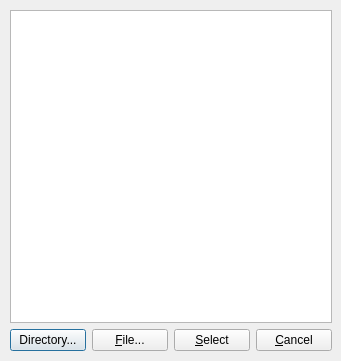
<?xml version="1.0" encoding="UTF-8"?>
<ui version="4.0">
 <class>YaraRuleSelectionDialog</class>
 <widget class="QDialog" name="YaraRuleSelectionDialog">
  <property name="geometry">
   <rect>
    <x>0</x>
    <y>0</y>
    <width>341</width>
    <height>361</height>
   </rect>
  </property>
  <property name="windowTitle">
   <string>Yara</string>
  </property>
  <property name="windowIcon">
   <iconset resource="../../resource.qrc">
    <normaloff>:/icons/images/yara.png</normaloff>:/icons/images/Yara.png</iconset>
  </property>
  <widget class="QWidget" name="layoutWidget">
   <property name="geometry">
    <rect>
     <x>10</x>
     <y>10</y>
     <width>322</width>
     <height>341</height>
    </rect>
   </property>
   <layout class="QVBoxLayout" name="verticalLayout">
    <item>
     <widget class="QListWidget" name="listRules"/>
    </item>
    <item>
     <layout class="QHBoxLayout" name="horizontalLayout">
      <item>
       <widget class="QPushButton" name="buttonDirectory">
        <property name="sizePolicy">
         <sizepolicy hsizetype="Minimum" vsizetype="Fixed">
          <horstretch>0</horstretch>
          <verstretch>0</verstretch>
         </sizepolicy>
        </property>
        <property name="text">
         <string>Directory...</string>
        </property>
       </widget>
      </item>
      <item>
       <widget class="QPushButton" name="buttonFile">
        <property name="text">
         <string>&amp;File...</string>
        </property>
       </widget>
      </item>
      <item>
       <widget class="QPushButton" name="buttonSelect">
        <property name="text">
         <string>&amp;Select</string>
        </property>
       </widget>
      </item>
      <item>
       <widget class="QPushButton" name="buttonCancel">
        <property name="text">
         <string>&amp;Cancel</string>
        </property>
       </widget>
      </item>
     </layout>
    </item>
   </layout>
  </widget>
 </widget>
 <resources>
  <include location="../../resource.qrc"/>
 </resources>
 <connections>
  <connection>
   <sender>buttonCancel</sender>
   <signal>clicked()</signal>
   <receiver>YaraRuleSelectionDialog</receiver>
   <slot>reject()</slot>
   <hints>
    <hint type="sourcelabel">
     <x>341</x>
     <y>280</y>
    </hint>
    <hint type="destinationlabel">
     <x>361</x>
     <y>246</y>
    </hint>
   </hints>
  </connection>
 </connections>
</ui>
